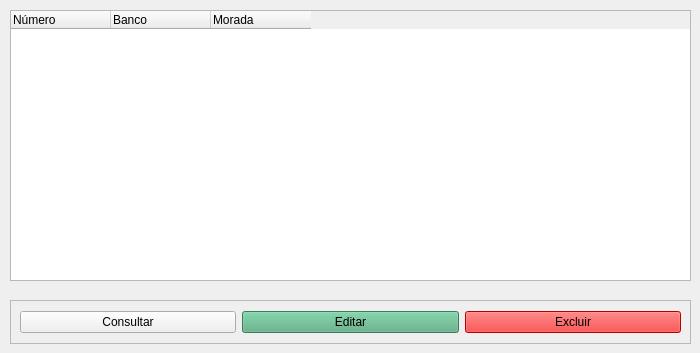
         <widget class="QWidget" name="tab_listarAgencias">
          <attribute name="title">
           <string>Listar Agências</string>
          </attribute>
          <widget class="QTableWidget" name="tableWidget_agencias">
           <property name="geometry">
            <rect>
             <x>10</x>
             <y>10</y>
             <width>681</width>
             <height>271</height>
            </rect>
           </property>
           <column>
            <property name="text">
             <string>Número</string>
            </property>
            <property name="textAlignment">
             <set>AlignLeading|AlignVCenter</set>
            </property>
           </column>
           <column>
            <property name="text">
             <string>Banco</string>
            </property>
            <property name="textAlignment">
             <set>AlignLeading|AlignVCenter</set>
            </property>
           </column>
           <column>
            <property name="text">
             <string>Morada</string>
            </property>
            <property name="textAlignment">
             <set>AlignLeading|AlignVCenter</set>
            </property>
           </column>
          </widget>
          <widget class="QFrame" name="frame_listarAgencias">
           <property name="geometry">
            <rect>
             <x>10</x>
             <y>300</y>
             <width>681</width>
             <height>44</height>
            </rect>
           </property>
           <property name="frameShape">
            <enum>QFrame::StyledPanel</enum>
           </property>
           <property name="frameShadow">
            <enum>QFrame::Raised</enum>
           </property>
           <layout class="QHBoxLayout" name="horizontalLayout_4">
            <item>
             <widget class="QPushButton" name="pushButton_consultarAgencia">
              <property name="text">
               <string>Consultar</string>
              </property>
             </widget>
            </item>
            <item>
             <widget class="QPushButton" name="pushButton_editarAgencia">
              <property name="styleSheet">
               <string notr="true">background-color: rgb(85, 170, 127);</string>
              </property>
              <property name="text">
               <string>Editar</string>
              </property>
             </widget>
            </item>
            <item>
             <widget class="QPushButton" name="pushButton_excluirAgencia">
              <property name="styleSheet">
               <string notr="true">background-color: rgb(255, 0, 0);</string>
              </property>
              <property name="text">
               <string>Excluir</string>
              </property>
             </widget>
            </item>
           </layout>
          </widget>
         </widget>
